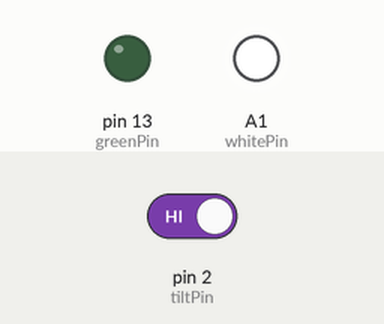
This sketch was run on a simulated Arduino Uno, built with avr-gcc and run on an emulated ATmega328P. Parts: output pins drawn as LEDs (lit = HIGH). The inputs (shaded band) are chosen by the test bench; at power-on: pin 2 (tiltPin) HIGH. What the sketch prints to the serial monitor is not drawn.

Above: at 1.2 s.
1.3 s: pin 2 (tiltPin) driven LOW
At 1.7 s:
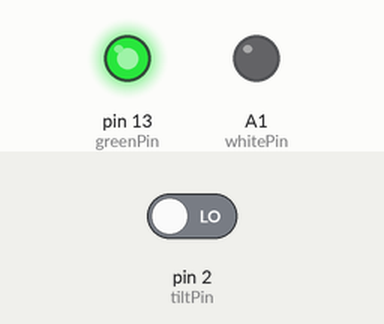
2.8 s: pin 2 (tiltPin) driven HIGH
At 4.1 s:
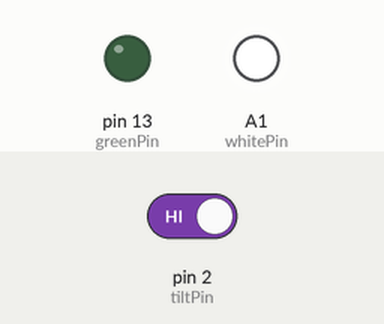
Timing chart, 0 to 5.8 s (numbered marks = the images above; inputs shaded):
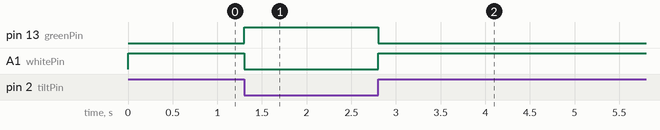

The sketch:

Project_31_Vibration_Sensor.ino
```cpp
int tiltPin = 2;
int tiltVal;

int whitePin = A1;
int greenPin = 13;

void setup() {
  // put your setup code here, to run once:
  Serial.begin(500000);

  pinMode(tiltPin,INPUT);
  pinMode(greenPin,OUTPUT);
  pinMode(whitePin,OUTPUT);
}

void loop() {
  // put your main code here, to run repeatedly:
  digitalWrite(tiltPin,HIGH);

  tiltVal = digitalRead(tiltPin);
  Serial.println(tiltVal);

  if(tiltVal == 0){
    digitalWrite(greenPin,HIGH);
    digitalWrite(whitePin,LOW);
  }

  else{
    digitalWrite(greenPin,LOW);
    digitalWrite(whitePin,HIGH);
  }


}
```

Measured:
- after the input at 1.3 s, pin 13 (greenPin): LOW → HIGH at once; A1 (whitePin): HIGH → LOW at once
- after the input at 2.8 s, pin 13 (greenPin): HIGH → LOW at once; A1 (whitePin): LOW → HIGH at once
